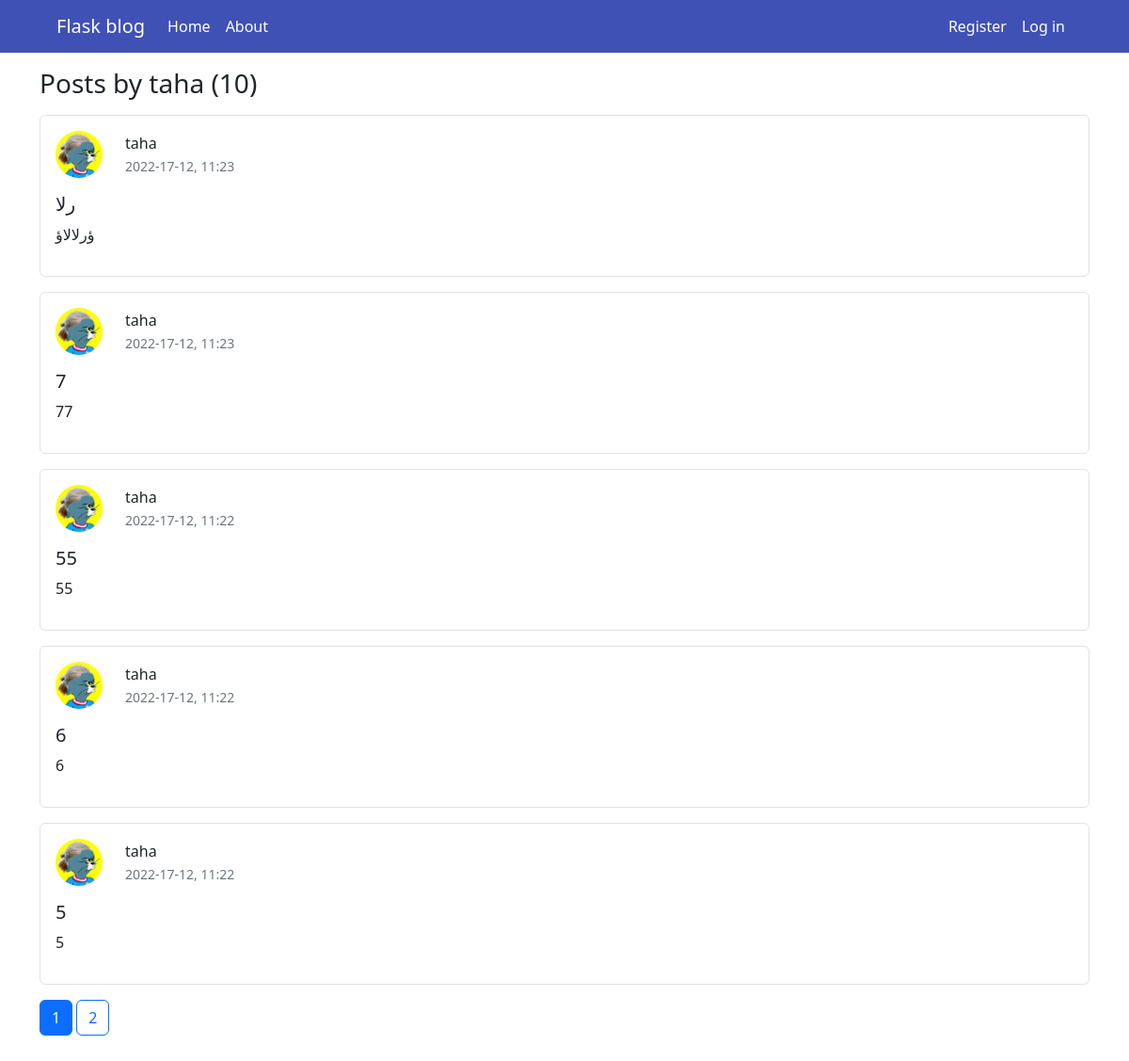
/user/taha, run on an earlier commit of the app's database.
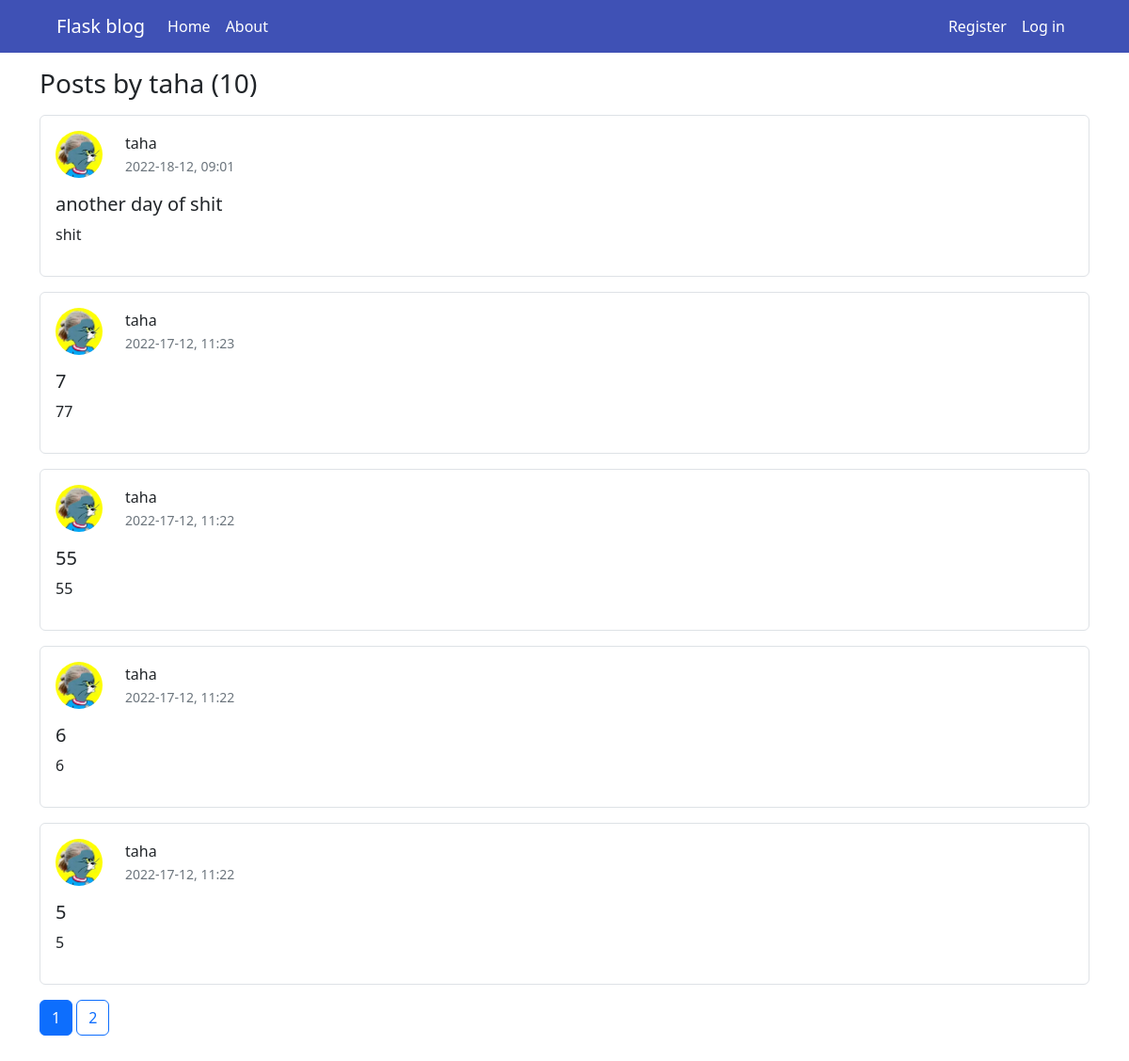
And on a later commit of the database.
### flaskblog/models.py (models this page shows, shortened)
class Post(db.Model, UserMixin):
    id = db.Column(db.Integer, primary_key=True)
    user_id = db.Column(db.Integer, db.ForeignKey('user.id'), nullable=False)
    title = db.Column(db.String(160), nullable=False)
    date = db.Column(db.DateTime, nullable=False, default=datetime.utcnow)
    content = db.Column(db.Text, nullable=False)

class User(db.Model, UserMixin):
    id = db.Column(db.Integer, primary_key=True)
    username = db.Column(db.String(30), unique=True, nullable=False)
    email = db.Column(db.String(120), unique=True, nullable=False)
    profile_picture = db.Column(db.String(20), nullable=False,
                                default='default.png')
    password = db.Column(db.String(60), nullable=False)
    posts = db.relationship('Post', backref='author', lazy=True)

### flaskblog/users/routes.py (the view)
@users.route('/user/<string:username>')
def user_posts(username):
    page = request.args.get('page', 1, type=int)
    user = User.query.filter_by(username=username).first_or_404()
    posts = Post.query.filter_by(author=user).order_by(
        Post.date.desc()).paginate(page=page, per_page=5)
    return render_template('user_posts.jinja2', posts=posts, user=user)

### flaskblog/templates/user_posts.jinja2
{% extends "base.jinja2" %}
{% block content %}
  <h3 class="mb-3">Posts by {{ user.username }} ({{ posts.total }})</h3>
  {% for post in posts.items %}
    <div class="post border rounded p-3 mb-3">
      <div class="post-card d-flex align-items-center flex-row  mb-3">
        <img src="{{ url_for('static', filename = 'profile_pics/' + post.author.profile_picture)}}"
             class="img-fluid rounded-circle me-4 "
             alt="profile pic">
        <div>
          <div class="card-text">
            <p class="mb-0">{{ post.author.username }}</p>
            <small ><a class="text-decoration-none text-muted"
   href="{{ url_for('posts.post', post_id=post.id) }}">{{ post.date.strftime("%Y-%d-%m, %H:%M") }}</a></small>
          </div>
        </div>
      </div>
      <h5 class="card-title mb-2">
        <a class="link-dark" href="{{ url_for('posts.post', post_id=post.id) }}">{{ post.title }}</a>
      </h5>
      <p>{{ post.content }}</p>
    </div>
  {% endfor %}
  <div class="mb-5">
    {% for page_number in posts.iter_pages(left_edge=1, right_edge=1, left_current=1, right_current=1) %}
      {% if page_number %}
        {% if page_number == posts.page %}
          <a class="btn btn-primary"
             href="{{ url_for('main.home', page=page_number) }}">{{ page_number }}</a>
        {% else %}
          <a class="btn btn-outline-primary"
             href="{{ url_for('main.home', page=page_number) }}">{{ page_number }}</a>
        {% endif %}
      {% else %}
        ...
      {% endif %}
    {% endfor %}
  </div>
{% endblock content %}

What changed in the data, as far as the page shows it:
removed Post: profile_picture (picture), author.username "taha", date "2022-17-12, 11:23", title "رلا", content "ؤرلالاؤ"
added Post: profile_picture (picture), author.username "taha", date "2022-18-12, 09:01", title "another day of shit", content "shit"
